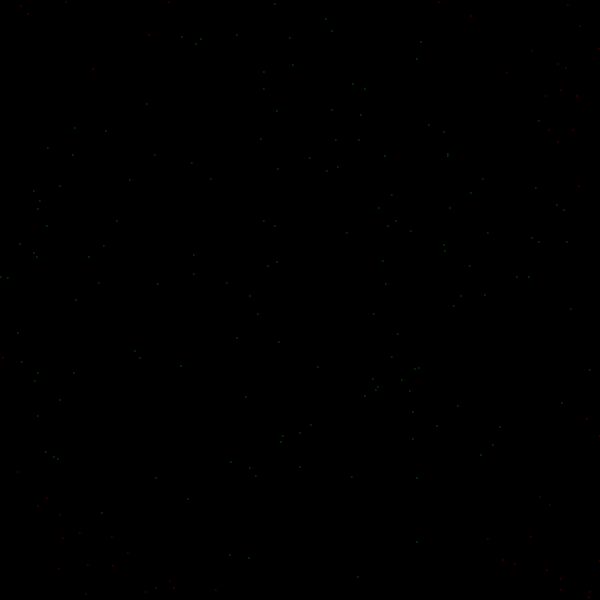
Frame 1 (no input)
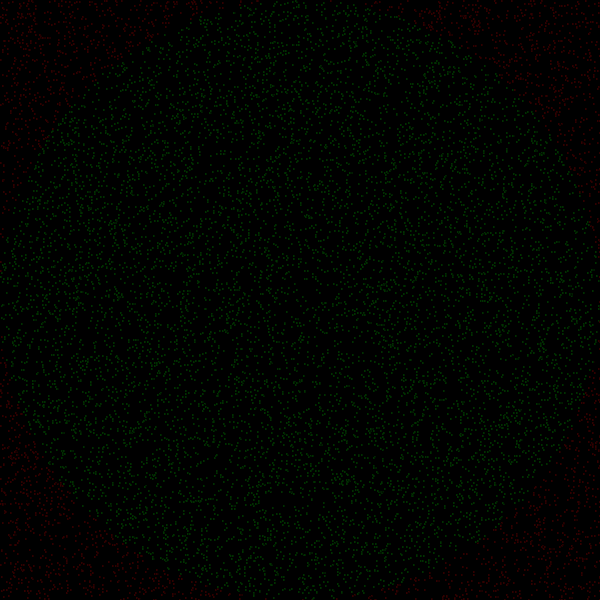
Frame 60 (no input)
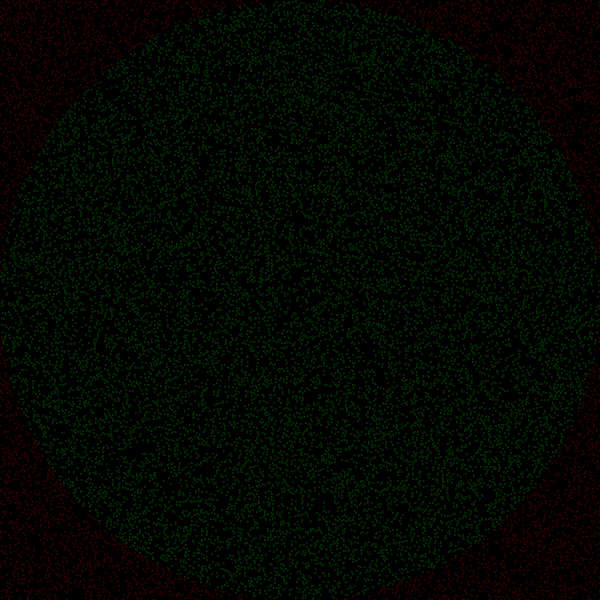
Frame 120 (the mouse pressed at the canvas centre since frame 60)

The p5.js sketch that drew these frames (run headless with seeded random() and noise() and a simulated clock; from frame 60 on, the mouse is pressed at the canvas centre):

// p5.js sketch
// ── sketch.js
let points=[]
let pi;
let number=0;
let countCircle=0;
function setup() {
createCanvas(600,600);

}

function draw() {
background(0);
translate(width/2,height/2)
fill(0,255,0);
for(let j=0;j<200;j++) {
 points[number]=new Point();
 number++;
}
for(let i=0;i<points.length;i++) {
  if(Math.sqrt(points[i].x*points[i].x + points[i].y*points[i].y)>width/2) {
   fill(255,0,0)
 }
   else {
     fill(0,255,0)
     countCircle++;
   }
  ellipse(points[i].x,points[i].y,2,2);
}

pi=4*countCircle/number;
console.log(pi);
countCircle=0;
}

// ── Point.js
function Point() {
this.x=Math.floor(random()*width - width/2)+1;
this.y=Math.floor(random()*height - height/2)+1;
}
